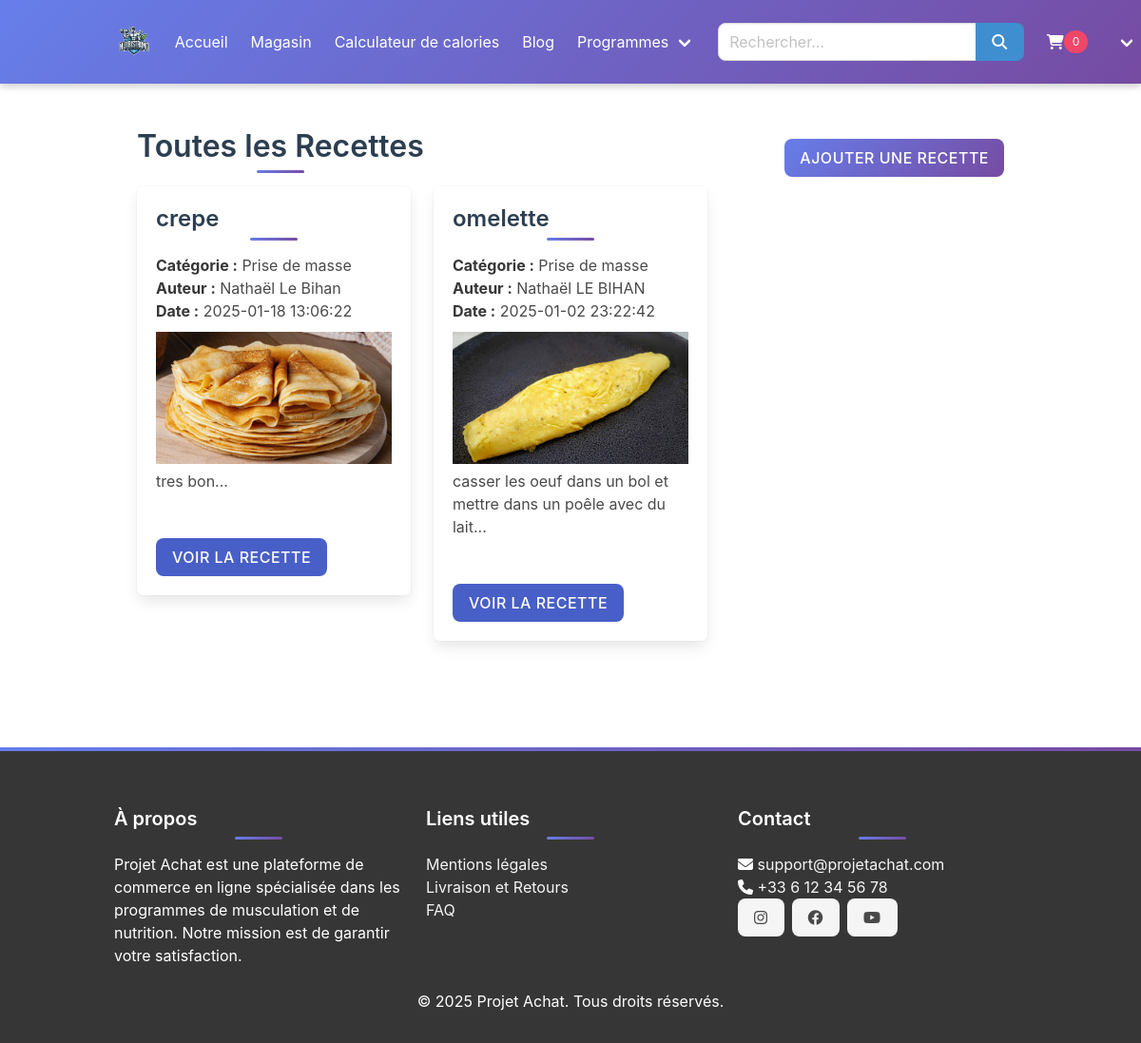
Screenshot of /assets/pages/recette/recettes.php (signed in) with the database file from the repository.
### tables this page shows
CREATE TABLE IF NOT EXISTS `recettes` (
  `id_recette` int NOT NULL AUTO_INCREMENT,
  `titre` varchar(255) NOT NULL,
  `description` text NOT NULL,
  `categorie` enum('Prise de masse','Maintien','Sèche') NOT NULL,
  `ingredients` text NOT NULL,
  `etapes` text NOT NULL,
  `id_utilisateur` int NOT NULL,
  `date_creation` datetime DEFAULT CURRENT_TIMESTAMP,
  `image` varchar(255) DEFAULT NULL,
  PRIMARY KEY (`id_recette`),
  KEY `id_utilisateur` (`id_utilisateur`),
  CONSTRAINT `recettes_ibfk_1` FOREIGN KEY (`id_utilisateur`) REFERENCES `utilisateurs` (`id_utilisateur`) ON DELETE CASCADE
);

CREATE TABLE IF NOT EXISTS `utilisateurs` (
  `id_utilisateur` int NOT NULL AUTO_INCREMENT,
  `nom` varchar(100) NOT NULL,
  `prenom` varchar(100) NOT NULL,
  `email` varchar(150) NOT NULL,
  `mot_de_passe` varchar(255) NOT NULL,
  `role` enum('utilisateur','administrateur','super_administrateur') DEFAULT 'utilisateur',
  `date_naissance` date DEFAULT NULL,
  `sexe` enum('Homme','Femme','Autre') DEFAULT NULL,
  `date_creation` timestamp NULL DEFAULT CURRENT_TIMESTAMP,
  `photo_profil` varchar(255) DEFAULT NULL,
  `badge` varchar(255) DEFAULT NULL,
  PRIMARY KEY (`id_utilisateur`),
  UNIQUE KEY `email` (`email`)
);

### assets/pages/recette/recettes.php (the view, shortened to what this page needs)
<?php
include '../includes/header.php';
include '../config/db.php';
try {
    $stmt = $pdo->prepare("SELECT r.*, u.nom, u.prenom
                           FROM recettes r
                           JOIN utilisateurs u ON r.id_utilisateur = u.id_utilisateur
                           ORDER BY r.date_creation DESC");
    $stmt->execute();
    $recettes = $stmt->fetchAll();
} catch (PDOException $e) {
    die("Erreur lors de la récupération des recettes : " . $e->getMessage());
}
?>
<!DOCTYPE html>
<html lang="fr">
<head>
    <link rel="stylesheet" href="https://cdn.jsdelivr.net/npm/bulma@0.9.4/css/bulma.min.css">
</head>
<body>
<main class="container">
    <section class="section">
        <div class="is-flex is-justify-content-space-between is-align-items-center">
            <h1 class="title">Toutes les Recettes</h1>
            <a href="ajouter_recette.php" class="button is-primary">Ajouter une recette</a>
        </div>
        <?php if (!empty($recettes)): ?>
            <div class="columns is-multiline">
                <?php foreach ($recettes as $recette): ?>
                    <div class="column is-one-third">
                        <div class="box">
                            <h2 class="title is-4"><?= htmlspecialchars($recette['titre']); ?></h2>
                            <p><strong>Catégorie :</strong> <?= htmlspecialchars($recette['categorie']); ?></p>
                            <p><strong>Auteur :</strong> <?= htmlspecialchars($recette['prenom'] . ' ' . $recette['nom']); ?></p>
                            <p><strong>Date :</strong> <?= htmlspecialchars($recette['date_creation']); ?></p>
                            <?php if (!empty($recette['image'])): ?>
                                <img src="../../../<?= htmlspecialchars($recette['image']); ?>" alt="<?= htmlspecialchars($recette['titre']); ?>" style="max-width: 100%; height: auto; margin-top: 10px;">
                            <?php endif; ?>
                            <p><?= htmlspecialchars(substr($recette['description'], 0, 200)) . '...'; ?></p>
                            <br></br>
                            <a href="detail_recette.php?id=<?= $recette['id_recette']; ?>" class="button is-link">Voir la recette</a>
                        </div>
                    </div>
                <?php endforeach; ?>
            </div>
        <?php else: ?>
            <p>Aucune recette trouvée.</p>
        <?php endif; ?>
    </section>
</main>
<?php include '../includes/footer.php';  ?>
</body>
</html>

### assets/pages/includes/header.php (shortened to what this page needs)
<!DOCTYPE html>
<html lang="fr">
<head>
    <link rel="stylesheet" href="https://cdnjs.cloudflare.com/ajax/libs/font-awesome/6.4.0/css/all.min.css">
    <link rel="stylesheet" href="https://cdn.jsdelivr.net/npm/bulma@0.9.4/css/bulma.min.css">
    <link rel="stylesheet" href="../../css/style.css">
</head>
<body>
<header class="site-header">
    <nav class="navbar is-primary" role="navigation" aria-label="main navigation">
        <div class="container">
            <div class="navbar-brand">
                <a class="navbar-item" href="../Acceuil/accueil.php">
                    <img src="../../img/logo.png" alt="Logo" class="brand-logo">
                </a>
            </div>
            <div id="navMenu" class="navbar-menu">
                <div class="navbar-start">
                    <a href="../Acceuil/index.php" class="navbar-item">Accueil</a>
                    <a href="../Magasin/magasin.php" class="navbar-item">Magasin</a>
                    <a href="../Calorie/calculateur_calories.php" class="navbar-item">Calculateur de calories</a>
                    <a href="../blog/blog.php" class="navbar-item">Blog</a>
                    <div class="navbar-item has-dropdown is-hoverable">
                        <a class="navbar-link">Programmes</a>
                    </div>
                </div>
                <div class="navbar-end">
                    <div class="navbar-item">
                        <form action="../recherche/recherche.php" method="GET">
                            <div class="field has-addons">
                                <div class="control">
                                    <input class="input" type="text" name="query" placeholder="Rechercher...">
                                </div>
                                <div class="control">
                                    <button class="button is-info">
                                        <i class="fas fa-search"></i>
                                    </button>
                                </div>
                            </div>
                        </form>
                    </div>
                    <a href="../Panier/panier.php" class="navbar-item">
                        <i class="fas fa-shopping-cart"></i>
                        <span class="tag is-danger is-rounded">
                            <?= isset($_SESSION['cart_quantity']) ? $_SESSION['cart_quantity'] : 0 ?>
                        </span>
                    </a>
                    <?php if (isset($_SESSION['user_id'])): ?>
                        <div class="navbar-item has-dropdown is-hoverable">
                            <a class="navbar-link" id="user-name"><?= htmlspecialchars($user['prenom'] . ' ' . $user['nom']) ?></a>
                        </div>
                    <?php endif; ?>
                </div>
            </div>
        </div>
    </nav>
</header>
</body>
</html>

### assets/pages/includes/footer.php (shortened to what this page needs)
<head>
    <link rel="stylesheet" href="https://cdnjs.cloudflare.com/ajax/libs/font-awesome/6.4.0/css/all.min.css">
    <link rel="stylesheet" href="https://cdn.jsdelivr.net/npm/bulma@0.9.4/css/bulma.min.css">
    <link rel="stylesheet" href="../../css/style.css">
</head>
<footer class="footer has-background-dark has-text-white">
    <div class="container">
        <div class="columns">
            <div class="column">
                <h2 class="title is-5 has-text-white">À propos</h2>
                <p>
                    Projet Achat est une plateforme de commerce en ligne spécialisée dans les programmes de musculation et de nutrition.
                    Notre mission est de garantir votre satisfaction.
                </p>
            </div>
            <div class="column">
                <h2 class="title is-5 has-text-white">Liens utiles</h2>
                <ul>
                    <li><a href="../footer/mentions_legales.php" class="has-text-light">Mentions légales</a></li>
                    <li><a href="../footer/livraison_retours.php" class="has-text-light">Livraison et Retours</a></li>
                    <li><a href="../footer/faq.php" class="has-text-light">FAQ</a></li>
                </ul>
            </div>
            <div class="column">
                <h2 class="title is-5 has-text-white">Contact</h2>
                <ul>
                    <li><i class="fas fa-envelope"></i> <a href="mailto:support@projetachat.com" class="has-text-light">support@projetachat.com</a></li>
                    <li><i class="fas fa-phone"></i> <span class="has-text-light">+33 6 12 34 56 78</span></li>
                </ul>
                <div class="buttons">
                    <a href="https://www.instagram.com" class="button is-light"><i class="fab fa-instagram"></i></a>
                    <a href="https://www.facebook.com" class="button is-light"><i class="fab fa-facebook"></i></a>
                    <a href="https://www.youtube.com" class="button is-light"><i class="fab fa-youtube"></i></a>
                </div>
            </div>
        </div>
        <div class="has-text-centered">
            <p>© 2025 Projet Achat. Tous droits réservés.</p>
        </div>
    </div>
</footer>

### assets/css/style.css (style rules this page uses)
:root { --primary-color: #2c3e50; --secondary-color: #3498db; --accent-color: #e74c3c; --text-light: #ffffff; --text-dark: #a6afb8; --gradient: linear-gradient(135deg, #667eea 0%, #764ba2 100%); --shadow: 0 4px 6px rgba(0, 0, 0, 0.1); --transition: all 0.3s ease; }
:root { --bulma-primary: #ff5733; --bulma-secondary: #4CAF50; --bulma-info: #3498db; --bulma-danger: #e74c3c; --bulma-warning: #f39c12; --bulma-success: #2ecc71; --bulma-dark: #fdfdfd; }
.button.is-primary { background-color: var(--bulma-primary); border-color: var(--bulma-primary); color: white; }
.navbar { background-color: var(--bulma-dark); }
.footer { background-color: var(--bulma-dark); color: white; }
.site-header { background: var(--gradient); box-shadow: 0 2px 10px rgba(0,0,0,0.1); position: fixed; width: 100%; top: 0; z-index: 1000; }
.brand-logo { height: 55px; transition: transform 0.3s ease; }
.navbar { background: var(--gradient); box-shadow: var(--shadow); padding: 1rem 0; }
.navbar-brand img { max-height: 40px; }
.navbar-item { color: var(--text-light); transition: var(--transition); }
.navbar-link { color: var(--text-light); }
.section { padding: 3rem 1.5rem; }
.title { color: var(--primary-color); margin-bottom: 2rem; position: relative; }
.title::after { content: ''; position: absolute; bottom: -10px; left: 50%; transform: translateX(-50%); width: 50px; height: 3px; background: var(--gradient); border-radius: 3px; }
.button { transition: var(--transition); border-radius: 8px; font-weight: 500; text-transform: uppercase; letter-spacing: 0.5px; }
.button.is-primary { background: var(--gradient); border: none; }
.input, .textarea { border-radius: 8px; transition: var(--transition); }
.footer { background: var(--primary-color); padding: 4rem 0 2rem; position: relative; overflow: hidden; margin-top: 4rem; }
.footer::before { content: ''; position: absolute; top: 0; left: 0; right: 0; height: 4px; background: var(--gradient); }
.site-header { background: var(--gradient); position: sticky; top: 0; z-index: 1000; }
.brand-logo { height: 40px; width: auto; }

### rows the page displays
recettes: titre "crepe", categorie "Prise de masse", id_utilisateur.nom "Nathaël Le Bihan", date_creation "2025-01-18 13:06:22", image (picture), description "tres bon"
recettes: titre "omelette", categorie "Prise de masse", id_utilisateur.nom "Nathaël LE BIHAN", date_creation "2025-01-02 23:22:42", image (picture), description "casser les oeuf dans un bol et mettre dans un poêle avec du lait"
